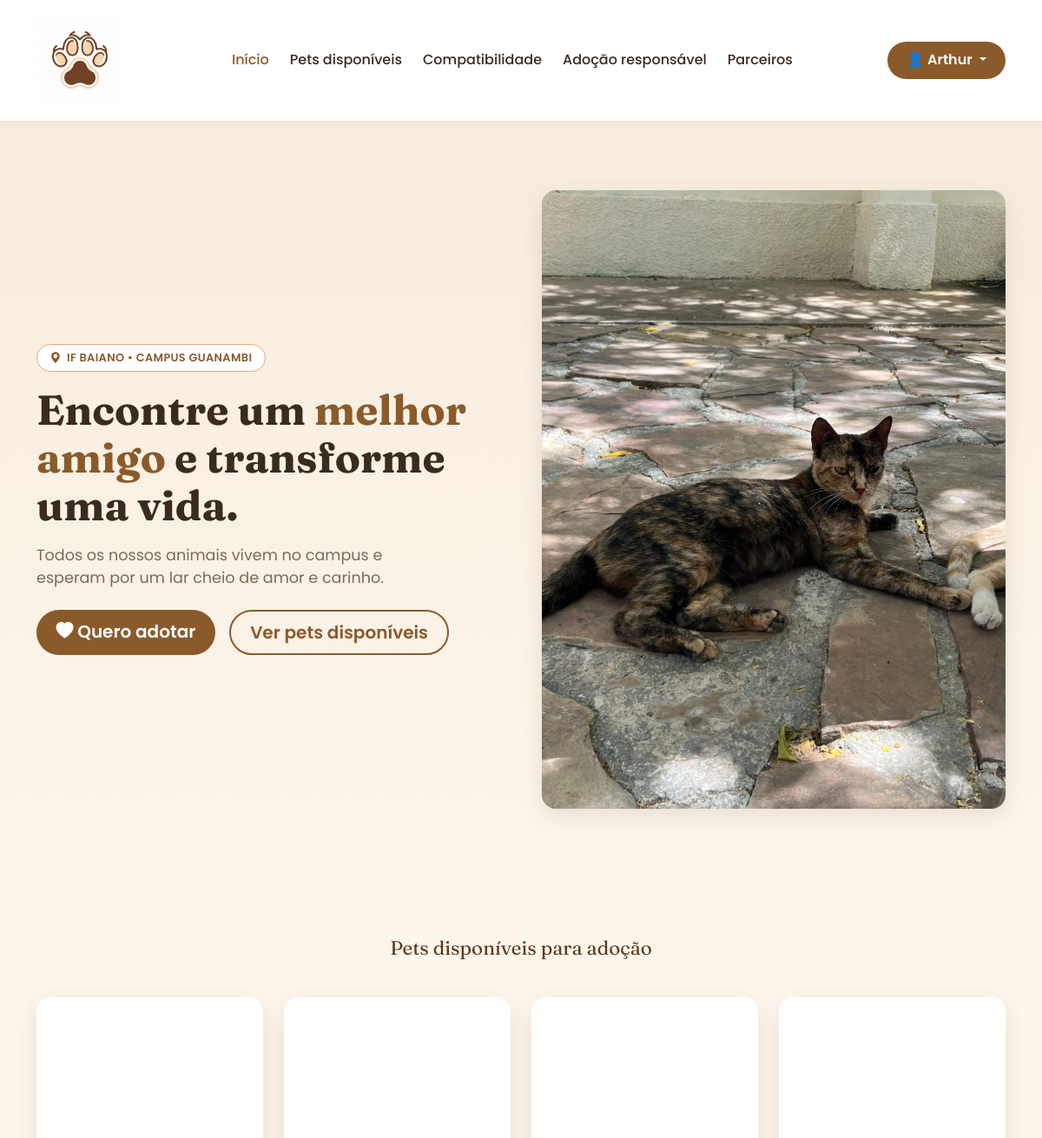
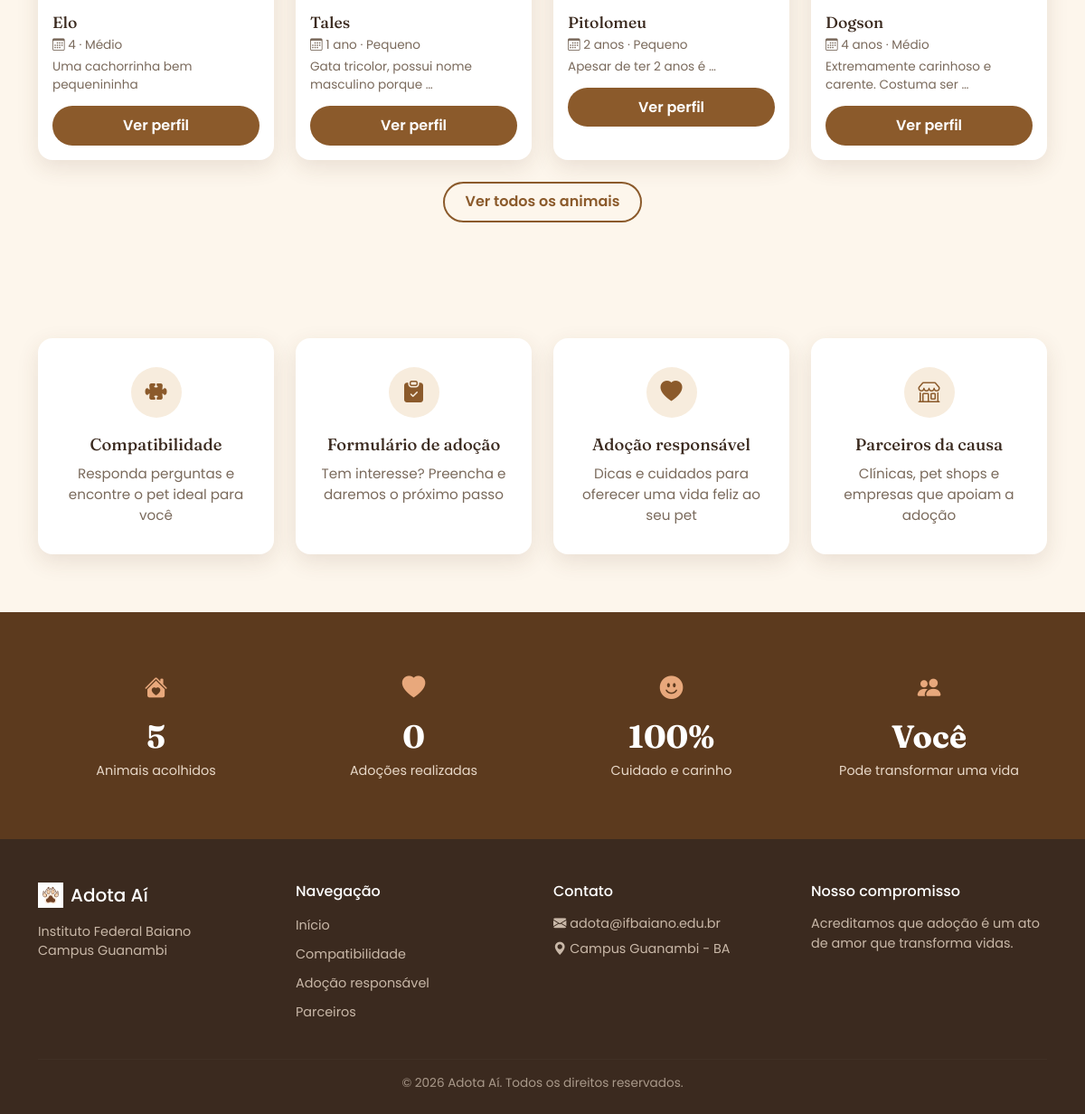
Screenshot of / (signed in) with the database file from the repository (2 pictures, top to bottom).
### adocao/models.py (models this page shows, shortened)
class Pet(models.Model):
    ESPECIE = choices.ESPECIE
    PORTE = choices.PORTE
    ENERGIA = choices.ENERGIA
    TEMPERAMENTO = choices.TEMPERAMENTO
    INDEPENDENCIA = choices.INDEPENDENCIA
    TOLERANCIA_BARULHO = choices.TOLERANCIA_BARULHO
    EXPERIENCIA = choices.EXPERIENCIA
    CUIDADOS = choices.CUIDADOS
    CONVIVE = choices.CONVIVE
    nome = models.CharField(max_length=100)
    idade = models.CharField(max_length=50)
    descricao = models.TextField()
    foto = models.ImageField(
        upload_to="pets/"
    )
    disponivel = models.BooleanField(
        default=True
    )
    especie = models.CharField(
        "espécie", max_length=10, choices=choices.ESPECIE
    )
    porte = models.PositiveSmallIntegerField(
        "porte", choices=choices.PORTE
    )
    energia = models.PositiveSmallIntegerField(
        "nível de energia", choices=choices.ENERGIA
    )
    temperamento = models.PositiveSmallIntegerField(
        "temperamento", choices=choices.TEMPERAMENTO
    )
    independencia = models.PositiveSmallIntegerField(
        "independência", choices=choices.INDEPENDENCIA
    )
    tolerancia_barulho = models.PositiveSmallIntegerField(
        "tolerância a barulho", choices=choices.TOLERANCIA_BARULHO
    )
    experiencia = models.PositiveSmallIntegerField(
        "experiência exigida do tutor", choices=choices.EXPERIENCIA
    )
    cuidados = models.PositiveSmallIntegerField(
        "cuidados especiais", choices=choices.CUIDADOS
    )
    convive_criancas = models.CharField(
        "convive bem com crianças", max_length=3, choices=choices.CONVIVE
    )
    convive_outros_pets = models.CharField(
        "convive bem com outros pets", max_length=3, choices=choices.CONVIVE
    )

### usuarios/views.py (the view)
def home(request):
    pets = Pet.objects.filter(disponivel=True)[:4]
    total_acolhidos = Pet.objects.count()
    total_adocoes = SolicitacaoAdocao.objects.filter(status='Aprovado').count()
    return render(
        request,
        'home.html',
        {
            'pets': pets,
            'total_acolhidos': total_acolhidos,
            'total_adocoes': total_adocoes,
        }
    )

### templates/home.html (shortened to what this page needs)
{% extends 'base.html' %}
{% load static %}
{% block conteudo %}
<header class="hero">
    <div class="container">
        <div class="row align-items-center g-5">
            <div class="col-lg-6">
                <span class="badge-eyebrow">
                    <i class="bi bi-geo-alt-fill"></i>
                    IF Baiano • Campus Guanambi
                </span>
                <h1 class="hero-title">
                    Encontre um
                    <span class="highlight">melhor amigo</span>
                    e transforme uma vida.
                </h1>
                <p class="hero-text">
                    Todos os nossos animais vivem no campus e esperam por um lar cheio de amor e carinho.
                </p>
                <div class="d-flex flex-wrap gap-3 mt-4">
                    <a href="{% url 'formulario' %}" class="btn btn-primary-custom btn-lg">
                        <i class="bi bi-heart-fill"></i> Quero adotar
                    </a>
                    <a href="#pets" class="btn btn-outline-custom btn-lg">
                        Ver pets disponíveis
                    </a>
                </div>
            </div>
            <div class="col-lg-6">
                <div class="hero-image-wrap">
                    <img src="{% static 'img/elo.jpeg' %}" class="hero-image" alt="Pet do campus IF Baiano">
                </div>
            </div>
        </div>
    </div>
</header>
<section class="section-pets" id="pets">
    <div class="container">
        <div class="section-heading">
            <span class="eyebrow-line">
                Pets disponíveis para adoção
            </span>
        </div>
        <div class="row g-4">
            {% for pet in pets %}
            <div class="col-6 col-md-3">
                <div class="pet-card">
                    <div class="pet-card-img" style="background-image:url('{{ pet.foto.url }}')"></div>
                    <div class="pet-card-body">
                        <h3>{{ pet.nome }}</h3>
                        <p class="pet-meta"><i class="bi bi-calendar3"></i> {{ pet.idade }} · {{ pet.get_porte_display }}</p>
                        <p class="pet-temper">{{ pet.descricao|truncatewords:6 }}</p>
                        <a href="{% url 'detalhe_pet' pet.id %}" class="btn btn-primary-custom w-100">Ver perfil</a>
                    </div>
                </div>
            </div>
            {% empty %}
            <div class="col-12 text-center py-4">
                <p class="pet-temper">Nenhum pet disponível no momento. Volte em breve! 🐾</p>
            </div>
            {% endfor %}
        </div>
        <div class="text-center mt-4">
            <a href="{% url 'lista_pets' %}" class="btn btn-outline-custom">Ver todos os animais</a>
        </div>
    </div>
</section>
<section class="section-tips">
    <div class="container">
        <div class="row g-4">
            <div class="col-6 col-md-3">
                <div class="tip-card text-center">
                    <div class="tip-icon mx-auto"><i class="bi bi-puzzle-fill"></i></div>
                    <h3>Compatibilidade</h3>
                    <p>Responda perguntas e encontre o pet ideal para você</p>
                </div>
            </div>
            <div class="col-6 col-md-3">
                <div class="tip-card text-center">
                    <div class="tip-icon mx-auto"><i class="bi bi-clipboard-check-fill"></i></div>
                    <h3>Formulário de adoção</h3>
                    <p>Tem interesse? Preencha e daremos o próximo passo</p>
                </div>
            </div>
            <div class="col-6 col-md-3">
                <div class="tip-card text-center">
                    <div class="tip-icon mx-auto"><i class="bi bi-heart-fill"></i></div>
                    <h3>Adoção responsável</h3>
                    <p>Dicas e cuidados para oferecer uma vida feliz ao seu pet</p>
                </div>
            </div>
            <div class="col-6 col-md-3">
                <div class="tip-card text-center">
                    <div class="tip-icon mx-auto"><i class="bi bi-shop"></i></div>
                    <h3>Parceiros da causa</h3>
                    <p>Clínicas, pet shops e empresas que apoiam a adoção</p>
                </div>
            </div>
        </div>
    </div>
</section>
<section class="section-stats">
    <div class="container">
        <div class="row g-4 text-center">
            <div class="col-6 col-md-3">
                <div class="stat-item">
                    <div class="stat-icon"><i class="bi bi-house-heart-fill"></i></div>
                    <div class="stat-number">{{ total_acolhidos }}</div>
                    <div class="stat-label">Animais acolhidos</div>
                </div>
            </div>
            <div class="col-6 col-md-3">
                <div class="stat-item">
                    <div class="stat-icon"><i class="bi bi-heart-fill"></i></div>
                    <div class="stat-number">{{ total_adocoes }}</div>
                    <div class="stat-label">Adoções realizadas</div>
                </div>
            </div>
            <div class="col-6 col-md-3">
                <div class="stat-item">
                    <div class="stat-icon"><i class="bi bi-emoji-smile-fill"></i></div>
                    <div class="stat-number">100%</div>
                    <div class="stat-label">Cuidado e carinho</div>
                </div>
            </div>
            <div class="col-6 col-md-3">
                <div class="stat-item">
                    <div class="stat-icon"><i class="bi bi-people-fill"></i></div>
                    <div class="stat-number">Você</div>
                    <div class="stat-label">Pode transformar uma vida</div>
                </div>
            </div>
        </div>
    </div>
</section>
{% endblock %}

### templates/base.html (shortened to what this page needs)
{% load static %}
<!DOCTYPE html>
<html lang="pt-br">
<head>
<link href="https://cdn.jsdelivr.net/npm/bootstrap@5.3.3/dist/css/bootstrap.min.css" rel="stylesheet">
<link rel="stylesheet" href="https://cdn.jsdelivr.net/npm/bootstrap-icons@1.11.3/font/bootstrap-icons.css">
<link rel="stylesheet" href="{% static 'css/style.css' %}">
</head>
<body>
<nav class="navbar navbar-expand-lg sticky-top">
    <div class="container">
        <a class="navbar-brand d-flex align-items-center gap-2" href="{% url 'home' %}">
            <img src="{% static 'img/logo.jpeg' %}" alt="Logo Adota Aí" width="100" height="100">
        </a>
        <div class="collapse navbar-collapse" id="navMenu">
            <ul class="navbar-nav mx-auto mb-2 mb-lg-0 gap-lg-2">
                <li class="nav-item"> <a class="nav-link {% if request.resolver_match.url_name == 'home' %}active{% endif %}" href="{% url 'home' %}">Início</a></li>
                <li class="nav-item"> <a class="nav-link {% if request.resolver_match.url_name == 'lista_pets' %}active{% endif %}" href="{% url 'lista_pets' %}">Pets disponíveis</a></li>
                <li class="nav-item"> <a class="nav-link {% if request.resolver_match.url_name == 'quiz' %}active{% endif %}" href="{% url 'quiz' %}">Compatibilidade</a></li>
                <li class="nav-item"> <a class="nav-link {% if request.resolver_match.url_name == 'adocao_responsavel' %}active{% endif %}" href="{% url 'adocao_responsavel' %}">Adoção responsável</a></li>
                <li class="nav-item"> <a class="nav-link {% if request.resolver_match.url_name == 'parceiros' %}active{% endif %}" href="{% url 'parceiros' %}">Parceiros</a></li>
            </ul>
            {% if user.is_authenticated %}
            <div class="dropdown">
                <button class="btn btn-primary-custom dropdown-toggle" data-bs-toggle="dropdown">
                    👤 {{ user.first_name|default:user.username }}
                </button>
            </div>
            {% else %}
            <a href="{% url 'login' %}" class="btn btn-primary-custom">Entrar / Cadastrar</a>
            {% endif %}
        </div>
    </div>
</nav>
{% block conteudo %}
{% endblock %}
<footer class="site-footer">
    <div class="container">
        <div class="row g-4">
            <div class="col-md-3">
                <h5 class="d-flex align-items-center gap-2">
                    <img src="{% static 'img/logo.jpeg' %}" alt="Logo Adota Aí" height="28">
                    Adota Aí
                </h5>
                <p class="footer-text">Instituto Federal Baiano<br>Campus Guanambi</p>
            </div>
            <div class="col-md-3">
                <h6>Navegação</h6>
                <ul class="footer-links">
                    <li><a href="{% url 'home' %}">Início</a></li>
                    <li><a href="{% url 'quiz' %}">Compatibilidade</a></li>
                    <li><a href="{% url 'adocao_responsavel' %}">Adoção responsável</a></li>
                    <li><a href="{% url 'parceiros' %}">Parceiros</a></li>
                </ul>
            </div>
            <div class="col-md-3">
                <h6>Contato</h6>
                <p class="footer-text"><i class="bi bi-envelope-fill"></i> adota@ifbaiano.edu.br</p>
                <p class="footer-text"><i class="bi bi-geo-alt-fill"></i> Campus Guanambi - BA</p>
            </div>
            <div class="col-md-3">
                <h6>Nosso compromisso</h6>
                <p class="footer-text">Acreditamos que adoção é um ato de amor que transforma vidas.</p>
            </div>
        </div>
        <hr>
        <p class="footer-bottom">© 2026 Adota Aí. Todos os direitos reservados.</p>
    </div>
</footer>
</body>
</html>

### static/css/style.css (style rules this page uses)
:root { --cor-primaria: #8B5A2B; --cor-primaria-escura: #5C3A1E; --cor-secundaria: #E8A87C; --cor-fundo: #FDF6EC; --cor-fundo-alt: #F7ECDD; --cor-texto: #3B2A1F; --cor-texto-suave: #7A6A5C; --fonte-titulo: 'Fraunces', serif; --fonte-corpo: 'Poppins', sans-serif; --raio: 16px; --sombra: 0 8px 24px rgba(91, 58, 30, 0.12); }
* { box-sizing: border-box; }
body { font-family: var(--fonte-corpo); color: var(--cor-texto); background: var(--cor-fundo); }
h1, h2, h3 { font-family: var(--fonte-titulo); color: var(--cor-texto); }
.navbar { background: #fff; box-shadow: 0 2px 12px rgba(0,0,0,0.05); padding: 0.9rem 0; }
.navbar-brand { font-family: var(--fonte-titulo); font-size: 1.4rem; color: var(--cor-primaria-escura) !important; }
.nav-link { color: var(--cor-texto) !important; font-weight: 500; }
.nav-link.active, .nav-link:hover { color: var(--cor-primaria) !important; }
.btn-primary-custom { background: var(--cor-primaria); border: none; color: #fff; border-radius: 999px; padding: 0.6rem 1.4rem; font-weight: 600; transition: transform 0.15s ease, background 0.15s ease; }
.btn-outline-custom { border: 2px solid var(--cor-primaria); color: var(--cor-primaria); border-radius: 999px; padding: 0.55rem 1.4rem; font-weight: 600; background: transparent; }
.hero { padding: 5rem 0; background: linear-gradient(180deg, var(--cor-fundo-alt) 0%, var(--cor-fundo) 100%); }
.badge-eyebrow { display: inline-flex; align-items: center; gap: 0.4rem; background: #fff; color: var(--cor-primaria); border: 1px solid var(--cor-secundaria); padding: 0.35rem 0.9rem; border-radius: 999px; font-size: 0.8rem; font-weight: 600; letter-spacing: 0.03em; text-transform: uppercase; }
.hero-title { font-size: clamp(2rem, 4vw, 3.2rem); font-weight: 700; line-height: 1.15; margin: 1rem 0; }
.hero-title .highlight { color: var(--cor-primaria); }
.hero-text { font-size: 1.1rem; color: var(--cor-texto-suave); max-width: 480px; }
.hero-image-wrap { border-radius: var(--raio); overflow: hidden; box-shadow: var(--sombra); }
.hero-image { width: 100%; height: 100%; object-fit: cover; display: block; }
.section-pets { padding: 4rem 0; }
.section-heading { text-align: center; margin-bottom: 2.5rem; }
.eyebrow-line { font-family: var(--fonte-titulo); font-size: 1.4rem; color: var(--cor-primaria-escura); }
.pet-card { background: #fff; border-radius: var(--raio); overflow: hidden; box-shadow: var(--sombra); height: 100%; transition: transform 0.2s ease; }
.pet-card-img { height: 160px; background-size: cover; background-position: center; }
.pet-card-body { padding: 1rem; }
.pet-card-body h3 { font-size: 1.1rem; margin-bottom: 0.3rem; }
.pet-meta { font-size: 0.85rem; color: var(--cor-texto-suave); margin-bottom: 0.2rem; }
.pet-temper { font-size: 0.85rem; color: var(--cor-texto-suave); margin-bottom: 0.8rem; }
.section-tips { padding: 4rem 0; }
.tip-card { background: #fff; border-radius: var(--raio); box-shadow: var(--sombra); padding: 2rem 1.6rem; height: 100%; transition: transform 0.2s ease; }
.tip-icon { width: 56px; height: 56px; border-radius: 50%; background: var(--cor-fundo-alt); color: var(--cor-primaria); display: flex; align-items: center; justify-content: center; font-size: 1.5rem; margin-bottom: 1.2rem; }
.tip-card h3 { font-size: 1.15rem; margin-bottom: 0.6rem; }
.tip-card p { color: var(--cor-texto-suave); font-size: 0.95rem; margin: 0; }
.site-footer { background: var(--cor-texto); color: #D9C9BA; padding: 3rem 0 1.5rem; }
.site-footer h5, .site-footer h6 { color: #fff; margin-bottom: 1rem; }
.footer-text { font-size: 0.9rem; color: #C9B8A8; margin-bottom: 0.4rem; }
.footer-links { list-style: none; padding: 0; margin: 0; }
.footer-links li { margin-bottom: 0.5rem; }
.footer-links a { color: #C9B8A8; text-decoration: none; font-size: 0.9rem; }
.site-footer hr { border-color: rgba(255,255,255,0.1); margin: 2rem 0 1rem; }
.footer-bottom { text-align: center; font-size: 0.85rem; color: #A9998A; margin: 0; }
.section-stats { background: var(--cor-primaria-escura); color: #fff; padding: 3.5rem 0; }
.stat-item { padding: 0.5rem; }
.stat-icon { font-size: 1.6rem; color: var(--cor-secundaria); margin-bottom: 0.6rem; }
.stat-number { font-family: var(--fonte-titulo); font-size: 2.2rem; font-weight: 700; color: #fff; }
.stat-label { font-size: 0.9rem; color: #E8D8C8; }

### rows the page displays
Pet: nome "Elo", idade "4", porte "Médio", descricao "Uma cachorrinha bem pequenininha"
Pet: nome "Tales", idade "1 ano", porte "Pequeno", descricao "Gata tricolor, possui nome masculino porque …"
Pet: nome "Pitolomeu", idade "2 anos", porte "Pequeno", descricao "Apesar de ter 2 anos é …"
Pet: nome "Dogson", idade "4 anos", porte "Médio", descricao "Extremamente carinhoso e carente. Costuma ser …"

### other values shown
{{ user.first_name|default:user.username }} "Arthur"
{{ total_acolhidos }} "5"
{{ total_adocoes }} "0"
